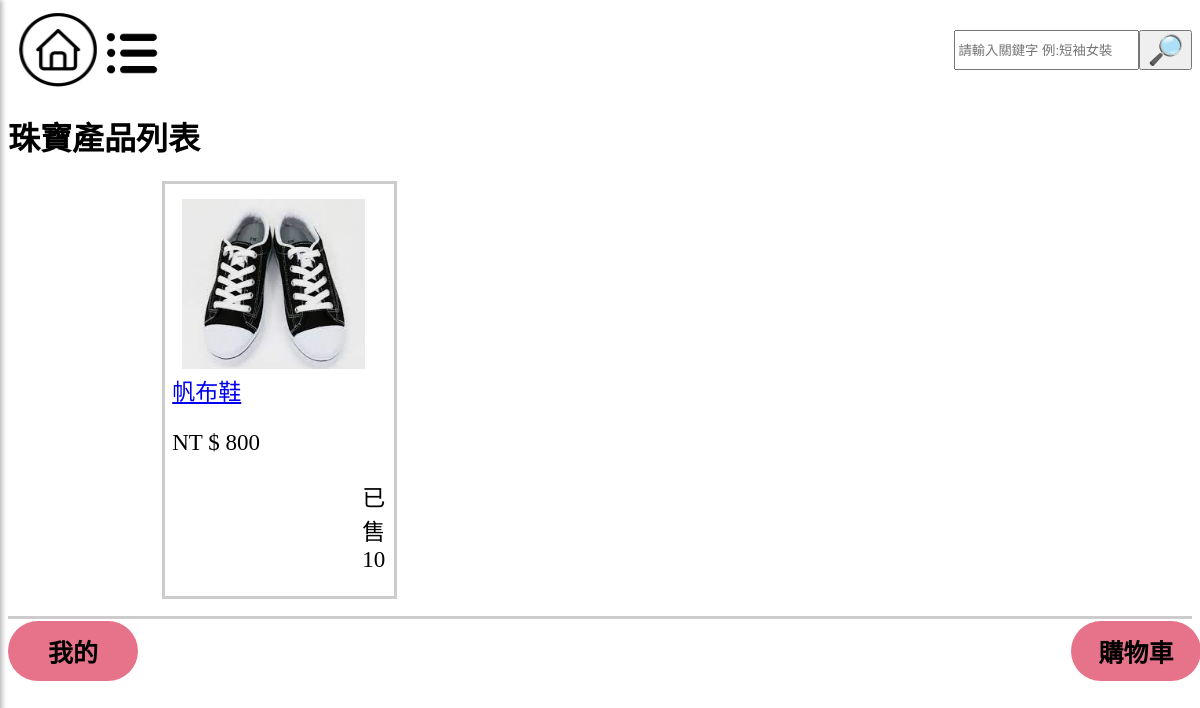
The page /shoe/ on the database its author committed.
### mysite/models.py (models this page shows, shortened)
class Product(models.Model):
    name = models.CharField(max_length=100)
    image = models.ImageField(upload_to='product_images/', default='default.jpg')  # 定義默認值
    price = models.CharField(max_length=20,default='0')
    color = models.CharField(max_length=20,default='商品顏色')
    description = models.TextField()
    quantity = models.IntegerField(default=0)
    category = models.CharField(max_length=10,default="man")

### mysite/views.py (the view)
# urls.py: path('shoe/',mv.shoe,name="shoe"),
def shoe(request):
    shoes_products = Product.objects.filter(category='shoe')
    return render(request, 'shoe.html', {'shoes_products': shoes_products})

### templates/shoe.html
{% extends "home.html" %}
{% load static %}
{% block content %}
    <h1>珠寶產品列表</h1>
    <link rel="stylesheet" href="{% static 'css/main.css' %}">
    <ul>
        {% if shoes_products %}
            {% for product in shoes_products %}
            <div class="fyp-b">
                {% if product.image %}
                    <img id="fyp-p" src="{{ product.image.url }}" alt="{{ product.name }}">
                {% else %}
                    <p>No image available</p>
                {% endif %}
                <div class="fyp-1t">
                    <a href='/product/{{ product.id }}'>{{product.name }}</a>
                    <p>NT $ {{ product.price }}</p>
                    <p id="sell{{ forloop.counter }}">已售 {{ product.quantity }}</p>
                </div>
            </div>
            {% endfor %}
        {% else %}
            <li>目前沒有相關產品上架喔</li>
        {% endif %}
    </ul>
{% endblock %}

### static/css/main.css (style rules this page uses)
.fyp-b { width: 20%; height: 50%; border-style: solid; border-color: #ccc; border-width: 3px; margin-left: 10%; }
#fyp-p { width: 80%; height: 80%; margin-left: 16.5px; margin-top: 15px; }
.fyp-1t { margin-left: 3%; font-size: 23px; }
#sell1 { margin-left: 190px; }

### rows shown on the page
Product: image (picture), name "帆布鞋", price "800", quantity "10"
